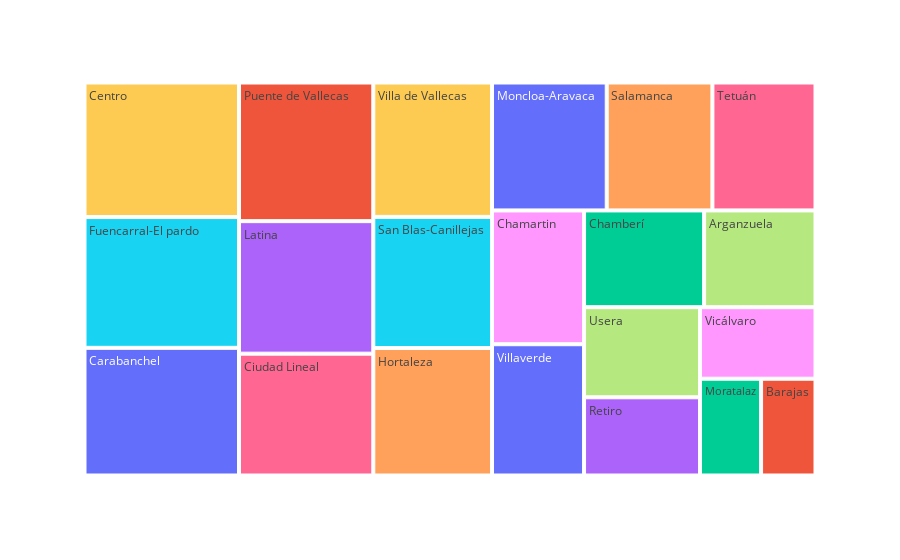

The notebook cell saved with this chart:
### Code cell
fig = px.treemap(data_frame = df.dropna(),
           values     = "Residuos generados",
           path       = ["Distrito"],
           hover_name = "Distrito",
           color      = "Distrito",
           hover_data = ['Calidad del aire', 'PM2,5', 'PM10', 'NO2', 'O3', 'SO2'])
           
   
fig.show()

### Figure 1 — Plotly figure (JSON) as saved in the notebook; plotly's stock layout.template omitted (floating-point values rounded to 4 significant figures; data arrays with more than 128 entries replaced by an {"elided": "..."} marker saying what was removed)
{"data": [{"branchvalues": "total", "customdata": {"elided": "21x7 str values"}, "domain": {"x": [0, 1], "y": [0, 1]}, "hovertemplate": "<b>%{hovertext}</b><br><br>labels=%{label}<br>Residuos generados=%{value}<br>parent=%{parent}<br>id=%{id}<br>Calidad del aire=%{customdata[0]}<br>PM2,5=%{customdata[1]}<br>PM10=%{customdata[2]}<br>NO2=%{customdata[3]}<br>O3=%{customdata[4]}<br>SO2=%{customdata[5]}<br>Distrito=%{customdata[6]}<extra></extra>", "hovertext": ["Moncloa-Aravaca", "Puente de Vallecas", "Moratalaz", "Latina", "Hortaleza", "Fuencarral-El pardo", "Ciudad Lineal", "Arganzuela", "Chamartin", "Centro", "Carabanchel", "Barajas", "Chamberí", "Retiro", "Salamanca", "San Blas-Canillejas", "Tetuán", "Usera", "Vicálvaro", "Villa de Vallecas", "Villaverde"], "ids": ["Moncloa-Aravaca", "Puente de Vallecas", "Moratalaz", "Latina", "Hortaleza", "Fuencarral-El pardo", "Ciudad Lineal", "Arganzuela", "Chamartin", "Centro", "Carabanchel", "Barajas", "Chamberí", "Retiro", "Salamanca", "San Blas-Canillejas", "Tetuán", "Usera", "Vicálvaro", "Villa de Vallecas", "Villaverde"], "labels": ["Moncloa-Aravaca", "Puente de Vallecas", "Moratalaz", "Latina", "Hortaleza", "Fuencarral-El pardo", "Ciudad Lineal", "Arganzuela", "Chamartin", "Centro", "Carabanchel", "Barajas", "Chamberí", "Retiro", "Salamanca", "San Blas-Canillejas", "Tetuán", "Usera", "Vicálvaro", "Villa de Vallecas", "Villaverde"], "marker": {"colors": ["#636efa", "#EF553B", "#00cc96", "#ab63fa", "#FFA15A", "#19d3f3", "#FF6692", "#B6E880", "#FF97FF", "#FECB52", "#636efa", "#EF553B", "#00cc96", "#ab63fa", "#FFA15A", "#19d3f3", "#FF6692", "#B6E880", "#FF97FF", "#FECB52", "#636efa"]}, "name": "", "parents": ["", "", "", "", "", "", "", "", "", "", "", "", "", "", "", "", "", "", "", "", ""], "type": "treemap", "values": [54236, 68832, 21842, 65778, 55950, 74699, 60485, 39839, 45516, 76851, 72912, 19472, 42930, 33530, 49984, 57541, 48748, 38626, 30534, 58982, 44657]}], "layout": {"legend": {"tracegroupgap": 0}, "margin": {"t": 60}}}
